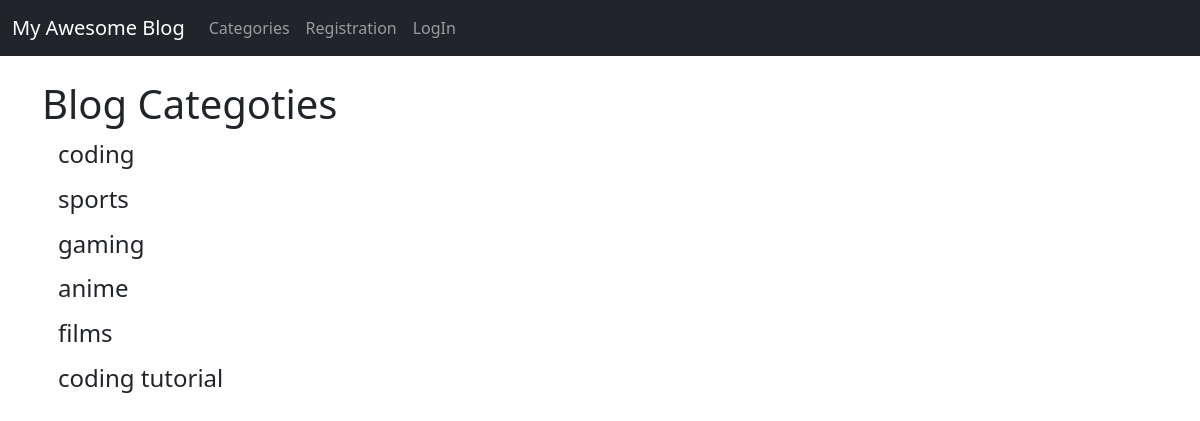
The page /category-list/ on the database as committed earlier.
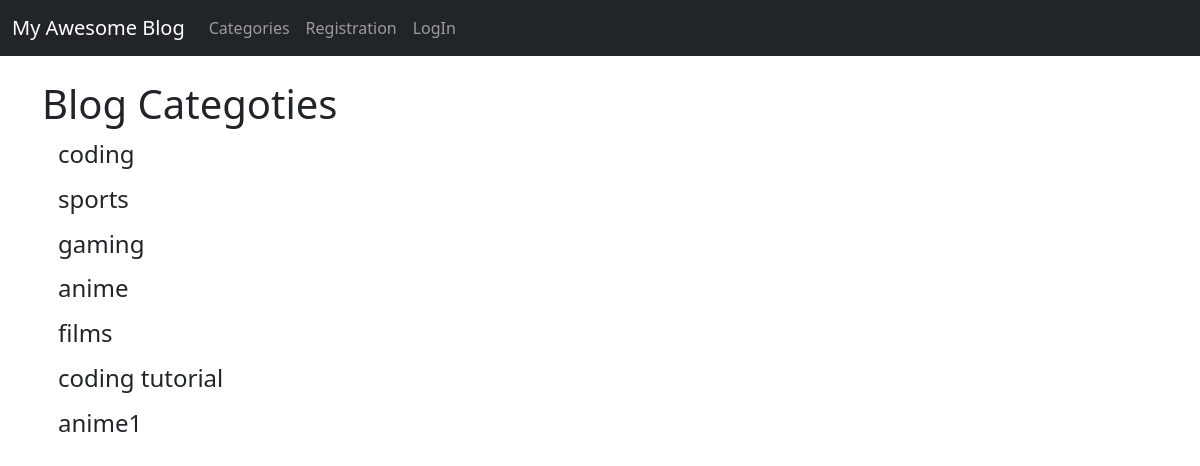
The same page on the database as committed later.
### myblog/models.py (models this page shows, shortened)
class Category(models.Model):
    name = models.CharField(max_length=255)
    def __str__(self):
        return self.name

### myblog/views.py (the view)
# urls.py: path('category-list/', CategoryListView, name='category-list'),
def CategoryListView(request):
    cat_menu_list = Category.objects.all()
    return render(request, 'category_list.html', {'cat_menu_list':cat_menu_list})

### myblog/templates/category_list.html (shortened to what this page needs)
{% extends 'base.html' %}
{% block content %}
    <h1>Blog Categoties</h1>
            {% for item in cat_menu_list %}
            <h4><a class="dropdown-item" href=" {% url 'category' item|slugify %} ">{{ item }}</a></h4>
            {% endfor %}
{% endblock %}

Rows that differ between the two databases and show on the page:
added Category: name "anime1"
